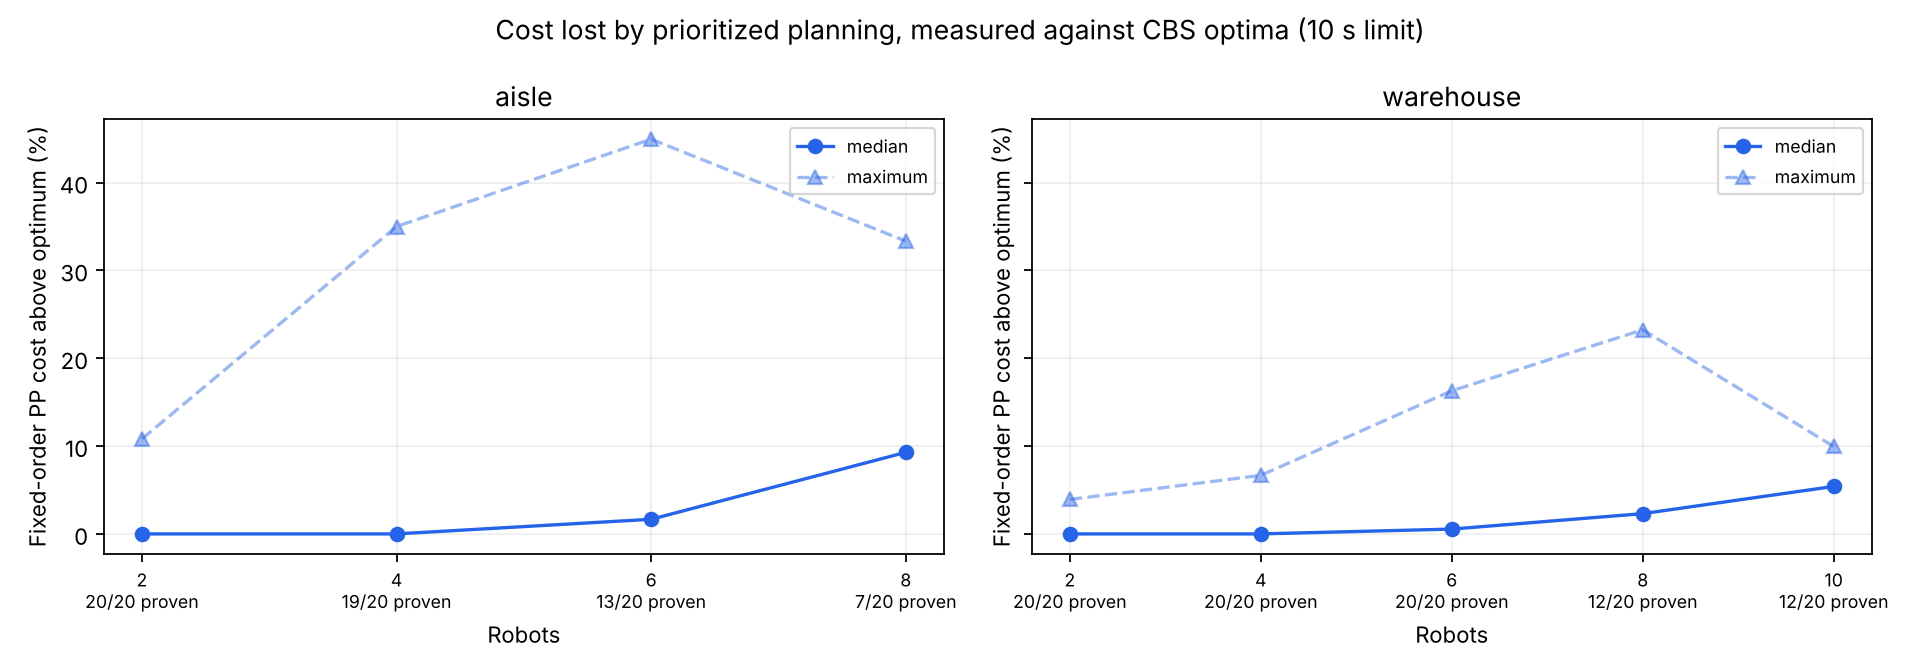

Write the Python code that produced this figure.
"""How much cost does prioritized planning lose, beyond the range of Joint A*?

Joint A* proves optimal costs only up to 4 (aisle) or 6 (warehouse) robots. This script
uses the independent reference CBS (verification/reference_cbs.py) on the same
instances of the main experiment, with the same 10-second limit, and compares the
costs of fixed-order PP and failed-robot-first PP with the CBS optimum.

Outputs: analysis/cbs_gap.csv (one row per instance) and analysis/cbs_gap.png.
Usage:   python analysis/cbs_gap.py [outputs_folder] [time_limit]
"""
import csv
import json
import statistics
import sys
import time
from pathlib import Path

ROOT = Path(__file__).resolve().parent.parent
sys.path.insert(0, str(ROOT / "verification"))
from check_results import reference_optimum  # noqa: E402


def main(out=ROOT / "outputs", limit=10.0):
    out = Path(out)
    instances = json.loads((out / "instances.json").read_text())
    rows = {(r["instance_id"], r["solver"]): r
            for r in csv.DictReader((out / "results.csv").open(encoding="utf-8"))}
    records = []
    for layout in ("aisle", "warehouse"):
        for k in range(2, 21, 2):
            group = [d for d in instances if d["id"].startswith(f"{layout}-k{k}-")]
            solved = 0
            for d in group:
                t0 = time.perf_counter()
                opt = reference_optimum(d, limit)
                sec = time.perf_counter() - t0
                rec = dict(layout=layout, num_robots=k, instance_id=d["id"],
                           cbs_optimum="" if opt is None else opt, cbs_seconds=round(sec, 4),
                           joint_astar_optimum=rows[(d["id"], "joint_astar")]["sum_of_costs"]
                           if rows[(d["id"], "joint_astar")]["status"] == "optimal" else "")
                for m in ("pp", "pp_promote"):
                    r = rows[(d["id"], m)]
                    ok = r["success"] == "True"
                    rec[f"{m}_cost"] = r["sum_of_costs"] if ok else ""
                    rec[f"{m}_gap_pct"] = (round(100 * (int(r["sum_of_costs"]) / opt - 1), 3)
                                           if ok and opt else "")
                records.append(rec)
                solved += opt is not None
            print(f"{layout} k={k}: CBS solved {solved}/{len(group)}", flush=True)
            if solved == 0:
                break
    path = Path(__file__).resolve().parent
    with (path / "cbs_gap.csv").open("w", newline="", encoding="utf-8") as f:
        w = csv.DictWriter(f, fieldnames=list(records[0].keys()))
        w.writeheader()
        w.writerows(records)
    plot(records, path / "cbs_gap.png")


MIN_SAMPLES = 5  # robot counts with fewer proven optima are not plotted


def plot(records, target):
    """Median and maximum gap of fixed-order PP; only sizes with >= MIN_SAMPLES optima."""
    import matplotlib
    matplotlib.use("Agg")
    import matplotlib.pyplot as plt
    fig, axes = plt.subplots(1, 2, figsize=(12, 4.2), sharey=True)
    for ax, layout in zip(axes, ("aisle", "warehouse")):
        xs, med, mx, ticks = [], [], [], []
        for k in sorted({int(r["num_robots"]) for r in records if r["layout"] == layout}):
            group = [r for r in records if r["layout"] == layout and int(r["num_robots"]) == k]
            proven = [r for r in group if r["cbs_optimum"] != ""]
            gaps = [float(r["pp_gap_pct"]) for r in proven if r["pp_gap_pct"] != ""]
            if len(proven) < MIN_SAMPLES or not gaps:
                continue
            xs.append(k); med.append(statistics.median(gaps)); mx.append(max(gaps))
            ticks.append(f"{k}\n{len(proven)}/{len(group)} proven")
        ax.plot(xs, med, marker="o", color="#2563eb", label="median")
        ax.plot(xs, mx, marker="^", linestyle="--", color="#2563eb", alpha=.45, label="maximum")
        ax.set_xticks(xs)
        ax.set_xticklabels(ticks, fontsize=8)
        ax.set(title=layout, xlabel="Robots", ylabel="Fixed-order PP cost above optimum (%)")
        ax.grid(alpha=.2)
        ax.legend(fontsize=8)
    fig.suptitle("Cost lost by prioritized planning, measured against CBS optima (10 s limit)")
    fig.tight_layout()
    fig.savefig(target, dpi=160)
    plt.close(fig)


if __name__ == "__main__":
    a = sys.argv
    if len(a) > 1 and a[1] == "--plot-only":
        here = Path(__file__).resolve().parent
        plot(list(csv.DictReader((here / "cbs_gap.csv").open(encoding="utf-8"))), here / "cbs_gap.png")
    else:
        main(a[1] if len(a) > 1 else ROOT / "outputs", float(a[2]) if len(a) > 2 else 10.0)
